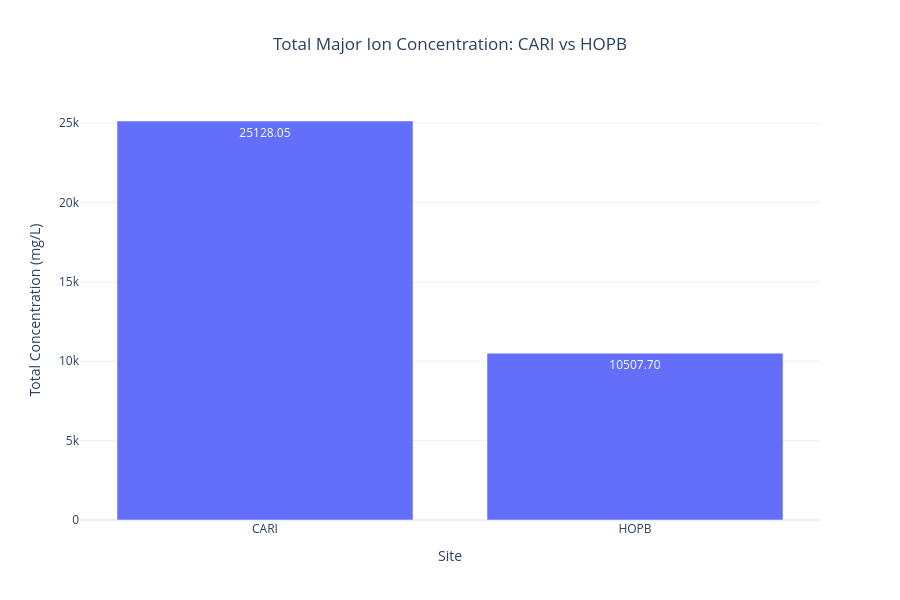

The cell this chart's notebook holds for it:
### Code cell
# Plot 4 – Total major-ion concentration by site

plot4_df = (
    two_site_chem
    .groupBy("siteID")
    .agg(
        sum("analyteConcentration").alias("totalConcentration")
    )
    .toPandas()
)

plot4_df["totalConcentration"] = pd.to_numeric(
    plot4_df["totalConcentration"],
    errors="coerce"
)

fig = px.bar(
    plot4_df,
    x="siteID",
    y="totalConcentration",
    title="Total Major Ion Concentration: CARI vs HOPB",
    labels={
        "siteID": "Site",
        "totalConcentration": "Total Concentration (mg/L)"
    },
    text_auto=".2f"
)

fig.update_layout(
    height=600,
    title_x=0.5,
    template="plotly_white"
)

fig.show()

### Figure 1 — Plotly figure (JSON) as saved in the notebook; plotly's stock layout.template omitted (floating-point values rounded to 4 significant figures)
{"data": [{"hovertemplate": "Site=%{x}<br>Total Concentration (mg/L)=%{y}<extra></extra>", "legendgroup": "", "marker": {"color": "#636efa", "pattern": {"shape": ""}}, "name": "", "orientation": "v", "showlegend": false, "textposition": "auto", "texttemplate": "%{y:.2f}", "type": "bar", "x": ["CARI", "HOPB"], "xaxis": "x", "y": [25130.0, 10510.0], "yaxis": "y"}], "layout": {"barmode": "relative", "height": 600, "legend": {"tracegroupgap": 0}, "title": {"text": "Total Major Ion Concentration: CARI vs HOPB", "x": 0.5}, "xaxis": {"anchor": "y", "domain": [0, 1], "title": {"text": "Site"}}, "yaxis": {"anchor": "x", "domain": [0, 1], "title": {"text": "Total Concentration (mg/L)"}}}}
